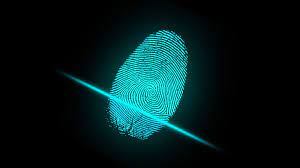
#> input picture SEC1/img1.jpg, 300 x 168 px
$ python new_opencv.py
#> lines starting #> are read from the running program, lines starting #| are printed output that depends on the picture
#Image Reading

from cv2 import cv2
original_img = cv2.imread('img1.jpg')
#> original_img is the input picture: shape (168, 300, 3); mean B, G, R 28.8, 27.9, 3.8
gray_image= cv2.imread('img1.jpg', cv2.IMREAD_GRAYSCALE)
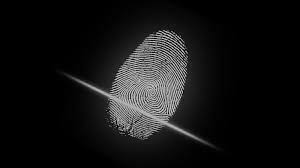
#> gray_image: shape (168, 300); min 0, max 218, mean 20.1
gray_image2= cv2.imread('img1.jpg', 0)

cv2.imshow('Gray Image', gray_image)
cv2.imshow('Original Image', original_img)
cv2.imshow('Gray Image2', gray_image2)
cv2.waitKey()
cv2.destroyAllWindows()
